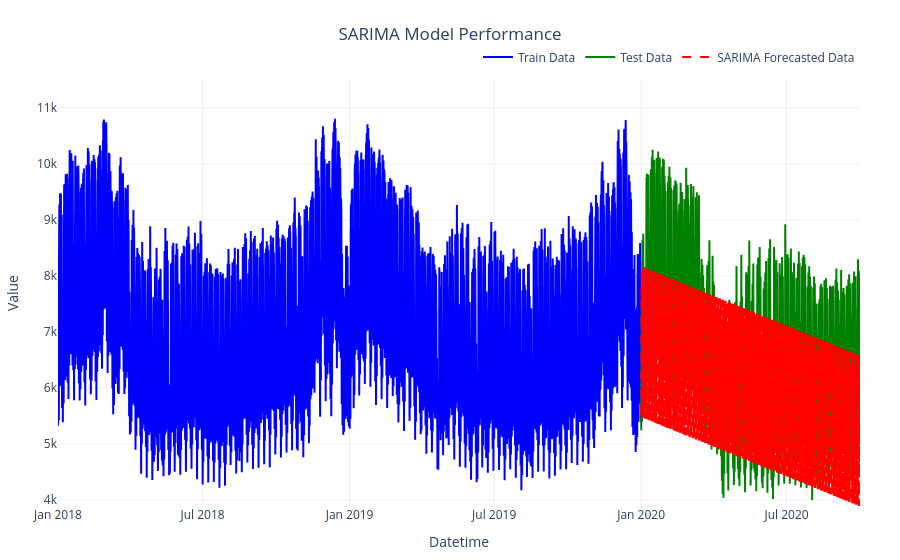

The cell this chart's notebook holds for it:
### Code cell
# Plot with SARIMA forecast
plot_time_series_comparison(train_data=train[target], test_data=test[target], forecast=sarima_forecast,
                                model_name='SARIMA', title='SARIMA Model Performance')

### Figure 1 — Plotly figure (JSON) as saved in the notebook; plotly's stock layout.template omitted (floating-point values rounded to 4 significant figures; data arrays with more than 128 entries replaced by an {"elided": "..."} marker saying what was removed)
{"data": [{"line": {"color": "blue", "width": 2}, "mode": "lines", "name": "Train Data", "type": "scatter", "x": {"elided": "17520 str values"}, "y": {"elided": "17520 float values"}}, {"line": {"color": "green", "width": 2}, "mode": "lines", "name": "Test Data", "type": "scatter", "x": {"elided": "6576 str values"}, "y": {"elided": "6576 float values"}}, {"line": {"color": "red", "dash": "dash", "width": 2}, "mode": "lines", "name": "SARIMA Forecasted Data", "type": "scatter", "x": {"elided": "6576 str values"}, "y": {"elided": "6576 float values"}}], "layout": {"autosize": true, "hovermode": "x unified", "legend": {"bgcolor": "rgba(255,255,255,0.5)", "borderwidth": 0, "orientation": "h", "x": 1, "xanchor": "right", "y": 1.02, "yanchor": "bottom"}, "margin": {"b": 40, "l": 40, "r": 40, "t": 80}, "title": {"text": "SARIMA Model Performance", "x": 0.5, "xanchor": "center"}, "xaxis": {"title": {"text": "Datetime"}}, "yaxis": {"range": [3896.0, 11490.0], "title": {"text": "Value"}}}}
